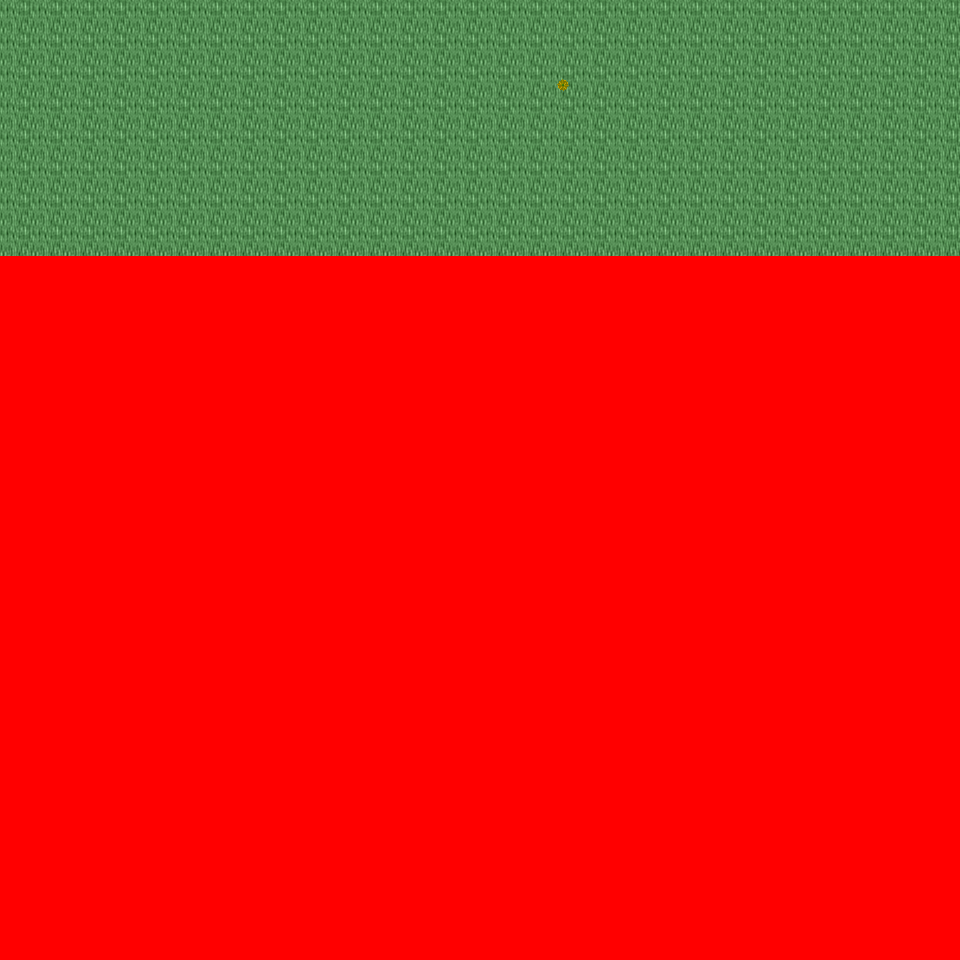

Below is a game level as drawn by its tile map, then a one-line description and the .tmx that defines it (tile-layer data replaced by summaries):
An orthogonal 30x30 tile map with 32x32 px tiles, 6 tile layers (Ground, Object, Object2, Above, ...), 30 tilesets and 2 objects (2x mapchange).

<map version="1.0" orientation="orthogonal" renderorder="right-down" width="30" height="30" tilewidth="32" tileheight="32" nextobjectid="3">
  <tileset firstgid="1" name="tileset_logic_collision" tilewidth="32" tileheight="32" tilecount="1" columns="1">
    <image source="../drawable/tileset_logic_collision.png" width="32" height="32" />
  </tileset>
  <tileset firstgid="2" name="tileset_ground_ground" tilewidth="32" tileheight="32" tilecount="33" columns="3">
    <image source="../drawable/tileset_ground_ground.png" width="96" height="352" />
  </tileset>
  <tileset firstgid="35" name="tileset_building_castle" tilewidth="32" tileheight="32" tilecount="320" columns="20">
    <image source="../drawable/tileset_building_castle.png" width="640" height="512" />
  </tileset>
  <tileset firstgid="355" name="tileset_building_roof_blue" tilewidth="32" tileheight="32" tilecount="20" columns="5">
    <image source="../drawable/tileset_building_roof_blue.png" width="160" height="128" />
  </tileset>
  <tileset firstgid="375" name="tileset_item_weapon_cannon" tilewidth="32" tileheight="32" tilecount="12" columns="3">
    <image source="../drawable/tileset_item_weapon_cannon.png" width="96" height="128" />
  </tileset>
  <tileset firstgid="387" name="tileset_ground_stonecircle" tilewidth="32" tileheight="32" tilecount="81" columns="9">
    <image source="../drawable/tileset_ground_stonecircle.png" width="288" height="288" />
  </tileset>
  <tileset firstgid="468" name="tileset_ground_grass_edges" tilewidth="32" tileheight="32" tilecount="36" columns="12">
    <image source="../drawable/tileset_ground_grass_edges.png" width="384" height="96" />
  </tileset>
  <tileset firstgid="504" name="tileset_ground_grass_corners" tilewidth="32" tileheight="32" tilecount="24" columns="6">
    <image source="../drawable/tileset_ground_grass_corners.png" width="192" height="128" />
  </tileset>
  <tileset firstgid="528" name="tileset_plant_tree_fall_trees" tilewidth="32" tileheight="32" tilecount="40" columns="8">
    <image source="../drawable/tileset_plant_tree_fall_trees.png" width="256" height="160" />
  </tileset>
  <tileset firstgid="568" name="tileset_plant_tree_locust_tree" tilewidth="32" tileheight="32" tilecount="20" columns="4">
    <image source="../drawable/tileset_plant_tree_locust_tree.png" width="128" height="160" />
  </tileset>
  <tileset firstgid="588" name="tileset_furniture_light_lamp_blue" tilewidth="32" tileheight="32" tilecount="3" columns="1">
    <image source="../drawable/tileset_furniture_light_lamp_blue.png" width="32" height="96" />
  </tileset>
  <tileset firstgid="591" name="tileset_item_pot_pot_purple" tilewidth="32" tileheight="32" tilecount="1" columns="1">
    <image source="../drawable/tileset_item_pot_pot_purple.png" width="32" height="32" />
  </tileset>
  <tileset firstgid="592" name="tileset_item_pot_barrel_with_flower" tilewidth="32" tileheight="32" tilecount="2" columns="2">
    <image source="../drawable/tileset_item_pot_barrel_with_flower.png" width="64" height="32" />
  </tileset>
  <tileset firstgid="594" name="tileset_item_textile_laundry" tilewidth="32" tileheight="32" tilecount="16" columns="4">
    <image source="../drawable/tileset_item_textile_laundry.png" width="128" height="128" />
  </tileset>
  <tileset firstgid="610" name="tileset_plant_flower_daisy_blue" tilewidth="32" tileheight="32" tilecount="8" columns="2">
    <image source="../drawable/tileset_plant_flower_daisy_blue.png" width="64" height="128" />
  </tileset>
  <tileset firstgid="618" name="tileset_plant_flower_daisy_red" tilewidth="32" tileheight="32" tilecount="8" columns="2">
    <image source="../drawable/tileset_plant_flower_daisy_red.png" width="64" height="128" />
  </tileset>
  <tileset firstgid="626" name="tileset_plant_flower_daisy_white" tilewidth="32" tileheight="32" tilecount="8" columns="2">
    <image source="../drawable/tileset_plant_flower_daisy_white.png" width="64" height="128" />
  </tileset>
  <tileset firstgid="634" name="tileset_plant_flower_daisy_yellow" tilewidth="32" tileheight="32" tilecount="8" columns="2">
    <image source="../drawable/tileset_plant_flower_daisy_yellow.png" width="64" height="128" />
  </tileset>
  <tileset firstgid="642" name="tileset_plant_stump_small_stump" tilewidth="32" tileheight="32" tilecount="4" columns="2">
    <image source="../drawable/tileset_plant_stump_small_stump.png" width="64" height="64" />
  </tileset>
  <tileset firstgid="646" name="tileset_plant_stump_stump_pale_purple" tilewidth="32" tileheight="32" tilecount="4" columns="2">
    <image source="../drawable/tileset_plant_stump_stump_pale_purple.png" width="64" height="64" />
  </tileset>
  <tileset firstgid="650" name="tileset_plant_indoor_small_flowerpots" tilewidth="32" tileheight="32" tilecount="4" columns="2">
    <image source="../drawable/tileset_plant_indoor_small_flowerpots.png" width="64" height="64" />
  </tileset>
  <tileset firstgid="654" name="tileset_plant_leaves" tilewidth="32" tileheight="32" tilecount="8" columns="4">
    <image source="../drawable/tileset_plant_leaves.png" width="128" height="64" />
  </tileset>
  <tileset firstgid="662" name="tileset_building_decoration_chimney" tilewidth="32" tileheight="32" tilecount="2" columns="1">
    <image source="../drawable/tileset_building_decoration_chimney.png" width="32" height="64" />
  </tileset>
  <tileset firstgid="664" name="tileset_building_decoration_orbpedestal" tilewidth="32" tileheight="32" tilecount="2" columns="1">
    <image source="../drawable/tileset_building_decoration_orbpedestal.png" width="32" height="64" />
  </tileset>
  <tileset firstgid="666" name="tileset_plant_lily_pads" tilewidth="32" tileheight="32" tilecount="2" columns="1">
    <image source="../drawable/tileset_plant_lily_pads.png" width="32" height="64" />
  </tileset>
  <tileset firstgid="668" name="tileset_ground_ground_3" tilewidth="32" tileheight="32" tilecount="5" columns="5">
    <image source="../drawable/tileset_ground_ground_3.png" width="160" height="32" />
  </tileset>
  <tileset firstgid="673" name="tileset_building_cottage" tilewidth="32" tileheight="32" tilecount="256" columns="16">
    <image source="../drawable/tileset_building_cottage.png" width="512" height="512" />
  </tileset>
  <tileset firstgid="929" name="tileset_building_roof_thatched_roof" tilewidth="32" tileheight="32" tilecount="256" columns="16">
    <image source="../drawable/tileset_building_roof_thatched_roof.png" width="512" height="512" />
  </tileset>
  <tileset firstgid="1185" name="tileset_building_window_windows" tilewidth="32" tileheight="32" tilecount="256" columns="16">
    <image source="../drawable/tileset_building_window_windows.png" width="512" height="512" />
  </tileset>
  <tileset firstgid="1441" name="tileset_building_door_doors" tilewidth="32" tileheight="32" tilecount="256" columns="16">
    <image source="../drawable/tileset_building_door_doors.png" width="512" height="512" />
  </tileset>
  <layer name="Ground" width="30" height="30">
    <data>[900 cells, 240 non-empty, 1 distinct tile ids]</data>
  </layer>
  <layer name="Object" width="30" height="30">
    <data>[900 cells, 1 non-empty, 1 distinct tile ids]</data>
  </layer>
  <layer name="Object2" width="30" height="30">
    <data>[900 cells, 0 non-empty, 0 distinct tile ids]</data>
  </layer>
  <layer name="Above" width="30" height="30">
    <data>[900 cells, 0 non-empty, 0 distinct tile ids]</data>
  </layer>
  <layer name="Above2" width="30" height="30">
    <data>[900 cells, 0 non-empty, 0 distinct tile ids]</data>
  </layer>
  <layer name="Walkable" width="30" height="30">
    <data>[900 cells, 660 non-empty, 1 distinct tile ids]</data>
  </layer>
  <objectgroup name="MapEvents">
    <!-- 2 objects omitted --></objectgroup>
</map>
<!-- 2 of 2 objects omitted -->
